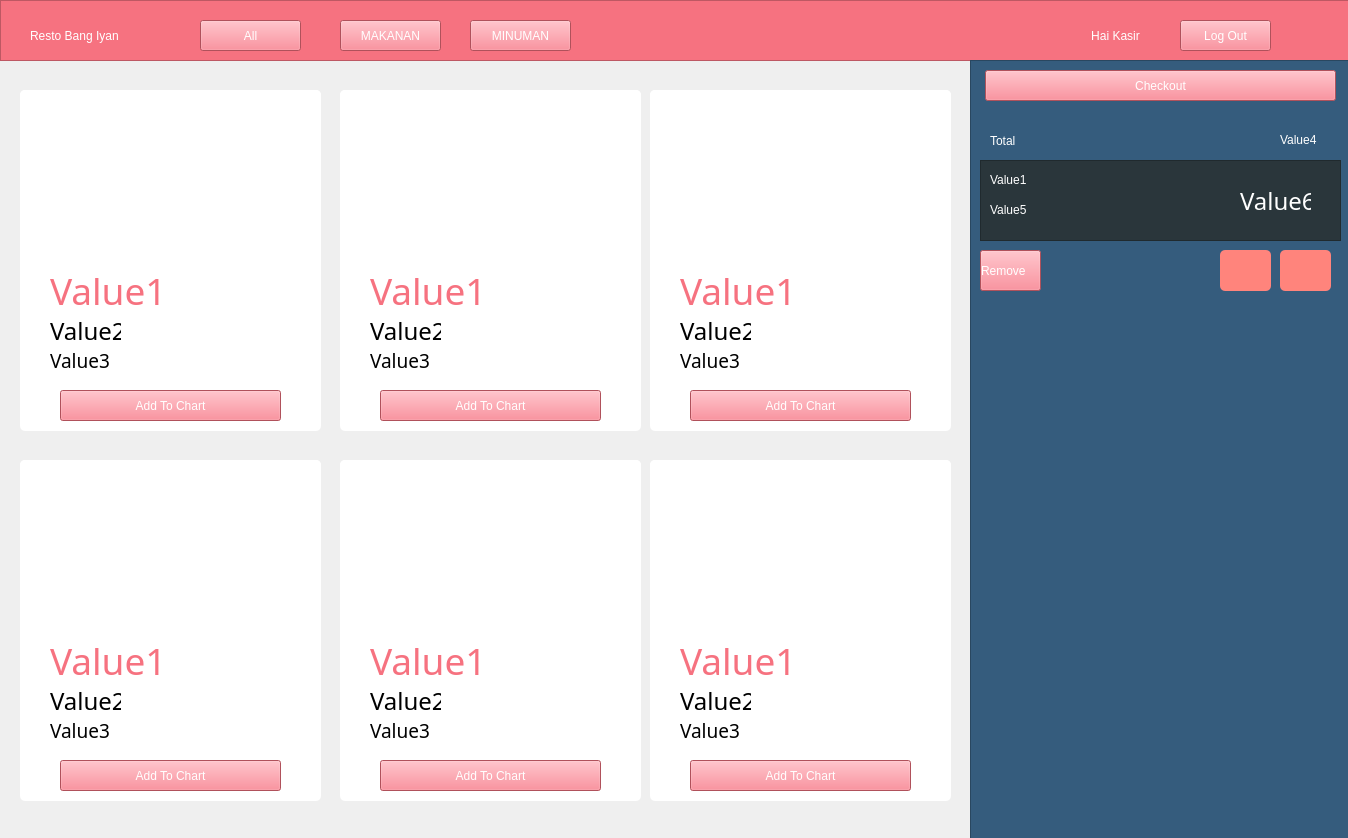
<?xml version="1.0" encoding="UTF-8"?>
<ui version="4.0">
 <class>Form</class>
 <widget class="QWidget" name="Form">
  <property name="geometry">
   <rect>
    <x>0</x>
    <y>0</y>
    <width>1348</width>
    <height>838</height>
   </rect>
  </property>
  <property name="windowTitle">
   <string>Form</string>
  </property>
  <widget class="QWidget" name="verticalLayoutWidget_2">
   <property name="geometry">
    <rect>
     <x>0</x>
     <y>0</y>
     <width>1351</width>
     <height>61</height>
    </rect>
   </property>
   <layout class="QVBoxLayout" name="verticalLayout_2">
    <item>
     <widget class="QFrame" name="frame_2">
      <property name="styleSheet">
       <string notr="true">
background-color: rgb(246, 114, 128);</string>
      </property>
      <property name="frameShape">
       <enum>QFrame::StyledPanel</enum>
      </property>
      <property name="frameShadow">
       <enum>QFrame::Raised</enum>
      </property>
      <widget class="QLabel" name="label">
       <property name="geometry">
        <rect>
         <x>30</x>
         <y>20</y>
         <width>131</width>
         <height>31</height>
        </rect>
       </property>
       <property name="styleSheet">
        <string notr="true">color: rgb(255, 255, 255);
font: 18pt &quot;Bebas Neue&quot;;</string>
       </property>
       <property name="text">
        <string>Resto Bang Iyan</string>
       </property>
      </widget>
      <widget class="QLabel" name="label_2">
       <property name="geometry">
        <rect>
         <x>1050</x>
         <y>20</y>
         <width>131</width>
         <height>31</height>
        </rect>
       </property>
       <property name="styleSheet">
        <string notr="true">color: rgb(255, 255, 255);
font: 18pt &quot;Bebas Neue&quot;;</string>
       </property>
       <property name="text">
        <string>Hai Kasir</string>
       </property>
       <property name="alignment">
        <set>Qt::AlignCenter</set>
       </property>
      </widget>
      <widget class="QPushButton" name="pushButton">
       <property name="geometry">
        <rect>
         <x>1180</x>
         <y>20</y>
         <width>91</width>
         <height>31</height>
        </rect>
       </property>
       <property name="cursor">
        <cursorShape>ClosedHandCursor</cursorShape>
       </property>
       <property name="styleSheet">
        <string notr="true">QPushButton{
color: rgb(255, 255, 255);
font: 14pt &quot;Bebas Neue&quot;;
background-color: rgb(246, 114, 128);
}</string>
       </property>
       <property name="text">
        <string>Log Out</string>
       </property>
      </widget>
      <widget class="QPushButton" name="pushButton_2">
       <property name="geometry">
        <rect>
         <x>200</x>
         <y>20</y>
         <width>101</width>
         <height>31</height>
        </rect>
       </property>
       <property name="cursor">
        <cursorShape>OpenHandCursor</cursorShape>
       </property>
       <property name="styleSheet">
        <string notr="true">QPushButton{
color: rgb(255, 255, 255);
font: 14pt &quot;Bebas Neue&quot;;
background-color: rgb(246, 114, 128);
border-list:&quot;white&quot;

}</string>
       </property>
       <property name="text">
        <string>All</string>
       </property>
      </widget>
      <widget class="QPushButton" name="pushButton_3">
       <property name="geometry">
        <rect>
         <x>340</x>
         <y>20</y>
         <width>101</width>
         <height>31</height>
        </rect>
       </property>
       <property name="cursor">
        <cursorShape>OpenHandCursor</cursorShape>
       </property>
       <property name="styleSheet">
        <string notr="true">QPushButton{
color: rgb(255, 255, 255);
font: 14pt &quot;Bebas Neue&quot;;
background-color: rgb(246, 114, 128);
}</string>
       </property>
       <property name="text">
        <string>MAKANAN</string>
       </property>
      </widget>
      <widget class="QPushButton" name="pushButton_4">
       <property name="geometry">
        <rect>
         <x>470</x>
         <y>20</y>
         <width>101</width>
         <height>31</height>
        </rect>
       </property>
       <property name="cursor">
        <cursorShape>OpenHandCursor</cursorShape>
       </property>
       <property name="styleSheet">
        <string notr="true">QPushButton{
color: rgb(255, 255, 255);
font: 14pt &quot;Bebas Neue&quot;;
background-color: rgb(246, 114, 128);
}</string>
       </property>
       <property name="text">
        <string>MINUMAN</string>
       </property>
      </widget>
     </widget>
    </item>
   </layout>
  </widget>
  <widget class="QWidget" name="verticalLayoutWidget">
   <property name="geometry">
    <rect>
     <x>20</x>
     <y>90</y>
     <width>301</width>
     <height>341</height>
    </rect>
   </property>
   <layout class="QVBoxLayout" name="verticalLayout">
    <item>
     <widget class="QFrame" name="frame_4">
      <property name="styleSheet">
       <string notr="true">QFrame{
background-color: rgb(255,255,255);
border-radius:5px;
}</string>
      </property>
      <property name="frameShape">
       <enum>QFrame::StyledPanel</enum>
      </property>
      <property name="frameShadow">
       <enum>QFrame::Raised</enum>
      </property>
      <widget class="QLabel" name="label_24">
       <property name="geometry">
        <rect>
         <x>30</x>
         <y>180</y>
         <width>131</width>
         <height>41</height>
        </rect>
       </property>
       <property name="font">
        <font>
         <family>Bebas Neue</family>
         <pointsize>28</pointsize>
        </font>
       </property>
       <property name="styleSheet">
        <string notr="true">color:  rgb(246, 114, 128);</string>
       </property>
       <property name="text">
        <string>Value1</string>
       </property>
      </widget>
      <widget class="QLabel" name="label_25">
       <property name="geometry">
        <rect>
         <x>30</x>
         <y>230</y>
         <width>71</width>
         <height>21</height>
        </rect>
       </property>
       <property name="font">
        <font>
         <family>Bebas Neue</family>
         <pointsize>18</pointsize>
        </font>
       </property>
       <property name="text">
        <string>Value2</string>
       </property>
      </widget>
      <widget class="QLabel" name="label_26">
       <property name="geometry">
        <rect>
         <x>30</x>
         <y>260</y>
         <width>71</width>
         <height>21</height>
        </rect>
       </property>
       <property name="font">
        <font>
         <family>Bebas Neue</family>
         <pointsize>14</pointsize>
        </font>
       </property>
       <property name="text">
        <string>Value3</string>
       </property>
      </widget>
      <widget class="QPushButton" name="pushButton_13">
       <property name="geometry">
        <rect>
         <x>40</x>
         <y>300</y>
         <width>221</width>
         <height>31</height>
        </rect>
       </property>
       <property name="cursor">
        <cursorShape>OpenHandCursor</cursorShape>
       </property>
       <property name="styleSheet">
        <string notr="true">QPushButton{
color: rgb(255, 255, 255);
font: 14pt &quot;Bebas Neue&quot;;
background-color: rgb(246, 114, 128);
border-radius:&quot;8px&quot;;
}</string>
       </property>
       <property name="text">
        <string>Add To Chart</string>
       </property>
      </widget>
      <widget class="QLabel" name="label_27">
       <property name="geometry">
        <rect>
         <x>0</x>
         <y>0</y>
         <width>301</width>
         <height>161</height>
        </rect>
       </property>
       <property name="styleSheet">
        <string notr="true">image: url(:/newPrefix/images/mie-goreng.jpg);</string>
       </property>
       <property name="text">
        <string/>
       </property>
       <property name="pixmap">
        <pixmap>../../image/esteh.jpg</pixmap>
       </property>
      </widget>
     </widget>
    </item>
   </layout>
  </widget>
  <widget class="QWidget" name="verticalLayoutWidget_3">
   <property name="geometry">
    <rect>
     <x>340</x>
     <y>90</y>
     <width>301</width>
     <height>341</height>
    </rect>
   </property>
   <layout class="QVBoxLayout" name="verticalLayout_3">
    <item>
     <widget class="QFrame" name="frame_7">
      <property name="styleSheet">
       <string notr="true">QFrame{
background-color: rgb(255,255,255);
border-radius:5px;
}</string>
      </property>
      <property name="frameShape">
       <enum>QFrame::StyledPanel</enum>
      </property>
      <property name="frameShadow">
       <enum>QFrame::Raised</enum>
      </property>
      <widget class="QLabel" name="label_28">
       <property name="geometry">
        <rect>
         <x>30</x>
         <y>180</y>
         <width>131</width>
         <height>41</height>
        </rect>
       </property>
       <property name="font">
        <font>
         <family>Bebas Neue</family>
         <pointsize>28</pointsize>
        </font>
       </property>
       <property name="styleSheet">
        <string notr="true">color:  rgb(246, 114, 128);</string>
       </property>
       <property name="text">
        <string>Value1</string>
       </property>
      </widget>
      <widget class="QLabel" name="label_29">
       <property name="geometry">
        <rect>
         <x>30</x>
         <y>230</y>
         <width>71</width>
         <height>21</height>
        </rect>
       </property>
       <property name="font">
        <font>
         <family>Bebas Neue</family>
         <pointsize>18</pointsize>
        </font>
       </property>
       <property name="text">
        <string>Value2</string>
       </property>
      </widget>
      <widget class="QLabel" name="label_30">
       <property name="geometry">
        <rect>
         <x>30</x>
         <y>260</y>
         <width>71</width>
         <height>21</height>
        </rect>
       </property>
       <property name="font">
        <font>
         <family>Bebas Neue</family>
         <pointsize>14</pointsize>
        </font>
       </property>
       <property name="text">
        <string>Value3</string>
       </property>
      </widget>
      <widget class="QPushButton" name="pushButton_14">
       <property name="geometry">
        <rect>
         <x>40</x>
         <y>300</y>
         <width>221</width>
         <height>31</height>
        </rect>
       </property>
       <property name="cursor">
        <cursorShape>OpenHandCursor</cursorShape>
       </property>
       <property name="styleSheet">
        <string notr="true">QPushButton{
color: rgb(255, 255, 255);
font: 14pt &quot;Bebas Neue&quot;;
background-color: rgb(246, 114, 128);
border-radius:&quot;8px&quot;;
}</string>
       </property>
       <property name="text">
        <string>Add To Chart</string>
       </property>
      </widget>
      <widget class="QLabel" name="label_31">
       <property name="geometry">
        <rect>
         <x>0</x>
         <y>0</y>
         <width>301</width>
         <height>161</height>
        </rect>
       </property>
       <property name="styleSheet">
        <string notr="true">image: url(:/newPrefix/images/mie-goreng.jpg);</string>
       </property>
       <property name="text">
        <string/>
       </property>
       <property name="pixmap">
        <pixmap>../../image/esteh.jpg</pixmap>
       </property>
      </widget>
     </widget>
    </item>
   </layout>
  </widget>
  <widget class="QWidget" name="verticalLayoutWidget_4">
   <property name="geometry">
    <rect>
     <x>650</x>
     <y>90</y>
     <width>301</width>
     <height>341</height>
    </rect>
   </property>
   <layout class="QVBoxLayout" name="verticalLayout_5">
    <item>
     <widget class="QFrame" name="frame_8">
      <property name="styleSheet">
       <string notr="true">QFrame{
background-color: rgb(255,255,255);
border-radius:5px;
}</string>
      </property>
      <property name="frameShape">
       <enum>QFrame::StyledPanel</enum>
      </property>
      <property name="frameShadow">
       <enum>QFrame::Raised</enum>
      </property>
      <widget class="QLabel" name="label_32">
       <property name="geometry">
        <rect>
         <x>30</x>
         <y>180</y>
         <width>131</width>
         <height>41</height>
        </rect>
       </property>
       <property name="font">
        <font>
         <family>Bebas Neue</family>
         <pointsize>28</pointsize>
        </font>
       </property>
       <property name="styleSheet">
        <string notr="true">color:  rgb(246, 114, 128);</string>
       </property>
       <property name="text">
        <string>Value1</string>
       </property>
      </widget>
      <widget class="QLabel" name="label_33">
       <property name="geometry">
        <rect>
         <x>30</x>
         <y>230</y>
         <width>71</width>
         <height>21</height>
        </rect>
       </property>
       <property name="font">
        <font>
         <family>Bebas Neue</family>
         <pointsize>18</pointsize>
        </font>
       </property>
       <property name="text">
        <string>Value2</string>
       </property>
      </widget>
      <widget class="QLabel" name="label_34">
       <property name="geometry">
        <rect>
         <x>30</x>
         <y>260</y>
         <width>71</width>
         <height>21</height>
        </rect>
       </property>
       <property name="font">
        <font>
         <family>Bebas Neue</family>
         <pointsize>14</pointsize>
        </font>
       </property>
       <property name="text">
        <string>Value3</string>
       </property>
      </widget>
      <widget class="QPushButton" name="pushButton_15">
       <property name="geometry">
        <rect>
         <x>40</x>
         <y>300</y>
         <width>221</width>
         <height>31</height>
        </rect>
       </property>
       <property name="cursor">
        <cursorShape>OpenHandCursor</cursorShape>
       </property>
       <property name="styleSheet">
        <string notr="true">QPushButton{
color: rgb(255, 255, 255);
font: 14pt &quot;Bebas Neue&quot;;
background-color: rgb(246, 114, 128);
border-radius:&quot;8px&quot;;
}</string>
       </property>
       <property name="text">
        <string>Add To Chart</string>
       </property>
      </widget>
      <widget class="QLabel" name="label_35">
       <property name="geometry">
        <rect>
         <x>0</x>
         <y>0</y>
         <width>301</width>
         <height>161</height>
        </rect>
       </property>
       <property name="styleSheet">
        <string notr="true">image: url(:/newPrefix/images/mie-goreng.jpg);</string>
       </property>
       <property name="text">
        <string/>
       </property>
       <property name="pixmap">
        <pixmap>../../image/esteh.jpg</pixmap>
       </property>
      </widget>
     </widget>
    </item>
   </layout>
  </widget>
  <widget class="QWidget" name="horizontalLayoutWidget">
   <property name="geometry">
    <rect>
     <x>970</x>
     <y>60</y>
     <width>381</width>
     <height>781</height>
    </rect>
   </property>
   <layout class="QHBoxLayout" name="horizontalLayout">
    <item>
     <widget class="QFrame" name="frame">
      <property name="styleSheet">
       <string notr="true">background-color: rgb(53, 92, 125);</string>
      </property>
      <property name="frameShape">
       <enum>QFrame::StyledPanel</enum>
      </property>
      <property name="frameShadow">
       <enum>QFrame::Raised</enum>
      </property>
      <widget class="QPushButton" name="pushButton_10">
       <property name="geometry">
        <rect>
         <x>250</x>
         <y>190</y>
         <width>51</width>
         <height>41</height>
        </rect>
       </property>
       <property name="cursor">
        <cursorShape>OpenHandCursor</cursorShape>
       </property>
       <property name="styleSheet">
        <string notr="true">background-color: rgb(255, 132, 124);
image: url(:/newPrefix/images/plus.png);
border-radius:5px;</string>
       </property>
       <property name="text">
        <string/>
       </property>
      </widget>
      <widget class="QPushButton" name="pushButton_9">
       <property name="geometry">
        <rect>
         <x>310</x>
         <y>190</y>
         <width>51</width>
         <height>41</height>
        </rect>
       </property>
       <property name="cursor">
        <cursorShape>OpenHandCursor</cursorShape>
       </property>
       <property name="styleSheet">
        <string notr="true">background-color: rgb(255, 132, 124);
image: url(:/newPrefix/images/minus.png);
border-radius:5px;</string>
       </property>
       <property name="text">
        <string/>
       </property>
      </widget>
      <widget class="QPushButton" name="pushButton_7">
       <property name="geometry">
        <rect>
         <x>10</x>
         <y>190</y>
         <width>61</width>
         <height>41</height>
        </rect>
       </property>
       <property name="cursor">
        <cursorShape>PointingHandCursor</cursorShape>
       </property>
       <property name="layoutDirection">
        <enum>Qt::LeftToRight</enum>
       </property>
       <property name="styleSheet">
        <string notr="true">QPushButton{
color: rgb(255, 255, 255);
font: 14pt &quot;Bebas Neue&quot;;
background-color: rgb(246, 114, 128);
border-radius:&quot;8px&quot;;
text-align:left;
}</string>
       </property>
       <property name="text">
        <string>Remove</string>
       </property>
      </widget>
      <widget class="QFrame" name="frame_6">
       <property name="geometry">
        <rect>
         <x>10</x>
         <y>100</y>
         <width>361</width>
         <height>81</height>
        </rect>
       </property>
       <property name="styleSheet">
        <string notr="true">color: rgb(255, 255, 255);
background-color: rgb(42, 54, 59);
</string>
       </property>
       <property name="frameShape">
        <enum>QFrame::StyledPanel</enum>
       </property>
       <property name="frameShadow">
        <enum>QFrame::Raised</enum>
       </property>
       <widget class="QLabel" name="label_9">
        <property name="geometry">
         <rect>
          <x>10</x>
          <y>10</y>
          <width>61</width>
          <height>20</height>
         </rect>
        </property>
        <property name="styleSheet">
         <string notr="true">color: rgb(255, 255, 255);
font: 18pt &quot;Bebas Neue&quot;;</string>
        </property>
        <property name="text">
         <string>Value1</string>
        </property>
       </widget>
       <widget class="QLabel" name="label_10">
        <property name="geometry">
         <rect>
          <x>10</x>
          <y>40</y>
          <width>61</width>
          <height>20</height>
         </rect>
        </property>
        <property name="styleSheet">
         <string notr="true">color: rgb(255, 255, 255);
font: 18pt &quot;Bebas Neue&quot;;</string>
        </property>
        <property name="text">
         <string>Value5</string>
        </property>
       </widget>
       <widget class="QLabel" name="label_11">
        <property name="geometry">
         <rect>
          <x>260</x>
          <y>30</y>
          <width>71</width>
          <height>21</height>
         </rect>
        </property>
        <property name="font">
         <font>
          <family>Bebas Neue</family>
          <pointsize>18</pointsize>
         </font>
        </property>
        <property name="text">
         <string>Value6</string>
        </property>
       </widget>
      </widget>
      <widget class="QLabel" name="label_13">
       <property name="geometry">
        <rect>
         <x>310</x>
         <y>70</y>
         <width>61</width>
         <height>20</height>
        </rect>
       </property>
       <property name="styleSheet">
        <string notr="true">color: rgb(255, 255, 255);
font: 18pt &quot;Bebas Neue&quot;;</string>
       </property>
       <property name="text">
        <string>Value4</string>
       </property>
      </widget>
      <widget class="QLabel" name="label_12">
       <property name="geometry">
        <rect>
         <x>20</x>
         <y>70</y>
         <width>51</width>
         <height>21</height>
        </rect>
       </property>
       <property name="styleSheet">
        <string notr="true">color: rgb(255, 255, 255);
font: 18pt &quot;Bebas Neue&quot;;</string>
       </property>
       <property name="text">
        <string>Total</string>
       </property>
      </widget>
      <widget class="QPushButton" name="pushButton_8">
       <property name="geometry">
        <rect>
         <x>15</x>
         <y>10</y>
         <width>351</width>
         <height>31</height>
        </rect>
       </property>
       <property name="styleSheet">
        <string notr="true">QPushButton{
background-color: rgb(246, 114, 128);
font: 14pt &quot;Bebas Neue&quot;;
	color: rgb(255, 255, 255);
}</string>
       </property>
       <property name="text">
        <string>Checkout</string>
       </property>
      </widget>
     </widget>
    </item>
   </layout>
  </widget>
  <widget class="QWidget" name="verticalLayoutWidget_5">
   <property name="geometry">
    <rect>
     <x>20</x>
     <y>460</y>
     <width>301</width>
     <height>341</height>
    </rect>
   </property>
   <layout class="QVBoxLayout" name="verticalLayout_6">
    <item>
     <widget class="QFrame" name="frame_9">
      <property name="styleSheet">
       <string notr="true">QFrame{
background-color: rgb(255,255,255);
border-radius:5px;
}</string>
      </property>
      <property name="frameShape">
       <enum>QFrame::StyledPanel</enum>
      </property>
      <property name="frameShadow">
       <enum>QFrame::Raised</enum>
      </property>
      <widget class="QLabel" name="label_40">
       <property name="geometry">
        <rect>
         <x>30</x>
         <y>180</y>
         <width>131</width>
         <height>41</height>
        </rect>
       </property>
       <property name="font">
        <font>
         <family>Bebas Neue</family>
         <pointsize>28</pointsize>
        </font>
       </property>
       <property name="styleSheet">
        <string notr="true">color:  rgb(246, 114, 128);</string>
       </property>
       <property name="text">
        <string>Value1</string>
       </property>
      </widget>
      <widget class="QLabel" name="label_41">
       <property name="geometry">
        <rect>
         <x>30</x>
         <y>230</y>
         <width>71</width>
         <height>21</height>
        </rect>
       </property>
       <property name="font">
        <font>
         <family>Bebas Neue</family>
         <pointsize>18</pointsize>
        </font>
       </property>
       <property name="text">
        <string>Value2</string>
       </property>
      </widget>
      <widget class="QLabel" name="label_42">
       <property name="geometry">
        <rect>
         <x>30</x>
         <y>260</y>
         <width>71</width>
         <height>21</height>
        </rect>
       </property>
       <property name="font">
        <font>
         <family>Bebas Neue</family>
         <pointsize>14</pointsize>
        </font>
       </property>
       <property name="text">
        <string>Value3</string>
       </property>
      </widget>
      <widget class="QPushButton" name="pushButton_17">
       <property name="geometry">
        <rect>
         <x>40</x>
         <y>300</y>
         <width>221</width>
         <height>31</height>
        </rect>
       </property>
       <property name="cursor">
        <cursorShape>OpenHandCursor</cursorShape>
       </property>
       <property name="styleSheet">
        <string notr="true">QPushButton{
color: rgb(255, 255, 255);
font: 14pt &quot;Bebas Neue&quot;;
background-color: rgb(246, 114, 128);
border-radius:&quot;8px&quot;;
}</string>
       </property>
       <property name="text">
        <string>Add To Chart</string>
       </property>
      </widget>
      <widget class="QLabel" name="label_43">
       <property name="geometry">
        <rect>
         <x>0</x>
         <y>0</y>
         <width>301</width>
         <height>161</height>
        </rect>
       </property>
       <property name="styleSheet">
        <string notr="true">image: url(:/newPrefix/images/mie-goreng.jpg);</string>
       </property>
       <property name="text">
        <string/>
       </property>
       <property name="pixmap">
        <pixmap>../../image/esteh.jpg</pixmap>
       </property>
      </widget>
     </widget>
    </item>
   </layout>
  </widget>
  <widget class="QWidget" name="verticalLayoutWidget_6">
   <property name="geometry">
    <rect>
     <x>340</x>
     <y>460</y>
     <width>301</width>
     <height>341</height>
    </rect>
   </property>
   <layout class="QVBoxLayout" name="verticalLayout_7">
    <item>
     <widget class="QFrame" name="frame_10">
      <property name="styleSheet">
       <string notr="true">QFrame{
background-color: rgb(255,255,255);
border-radius:5px;
}</string>
      </property>
      <property name="frameShape">
       <enum>QFrame::StyledPanel</enum>
      </property>
      <property name="frameShadow">
       <enum>QFrame::Raised</enum>
      </property>
      <widget class="QLabel" name="label_44">
       <property name="geometry">
        <rect>
         <x>30</x>
         <y>180</y>
         <width>131</width>
         <height>41</height>
        </rect>
       </property>
       <property name="font">
        <font>
         <family>Bebas Neue</family>
         <pointsize>28</pointsize>
        </font>
       </property>
       <property name="styleSheet">
        <string notr="true">color:  rgb(246, 114, 128);</string>
       </property>
       <property name="text">
        <string>Value1</string>
       </property>
      </widget>
      <widget class="QLabel" name="label_45">
       <property name="geometry">
        <rect>
         <x>30</x>
         <y>230</y>
         <width>71</width>
         <height>21</height>
        </rect>
       </property>
       <property name="font">
        <font>
         <family>Bebas Neue</family>
         <pointsize>18</pointsize>
        </font>
       </property>
       <property name="text">
        <string>Value2</string>
       </property>
      </widget>
      <widget class="QLabel" name="label_46">
       <property name="geometry">
        <rect>
         <x>30</x>
         <y>260</y>
         <width>71</width>
         <height>21</height>
        </rect>
       </property>
       <property name="font">
        <font>
         <family>Bebas Neue</family>
         <pointsize>14</pointsize>
        </font>
       </property>
       <property name="text">
        <string>Value3</string>
       </property>
      </widget>
      <widget class="QPushButton" name="pushButton_18">
       <property name="geometry">
        <rect>
         <x>40</x>
         <y>300</y>
         <width>221</width>
         <height>31</height>
        </rect>
       </property>
       <property name="cursor">
        <cursorShape>OpenHandCursor</cursorShape>
       </property>
       <property name="styleSheet">
        <string notr="true">QPushButton{
color: rgb(255, 255, 255);
font: 14pt &quot;Bebas Neue&quot;;
background-color: rgb(246, 114, 128);
border-radius:&quot;8px&quot;;
}</string>
       </property>
       <property name="text">
        <string>Add To Chart</string>
       </property>
      </widget>
      <widget class="QLabel" name="label_47">
       <property name="geometry">
        <rect>
         <x>0</x>
         <y>0</y>
         <width>301</width>
         <height>161</height>
        </rect>
       </property>
       <property name="styleSheet">
        <string notr="true">image: url(:/newPrefix/images/mie-goreng.jpg);</string>
       </property>
       <property name="text">
        <string/>
       </property>
       <property name="pixmap">
        <pixmap>../../image/esteh.jpg</pixmap>
       </property>
      </widget>
     </widget>
    </item>
   </layout>
  </widget>
  <widget class="QWidget" name="verticalLayoutWidget_7">
   <property name="geometry">
    <rect>
     <x>650</x>
     <y>460</y>
     <width>301</width>
     <height>341</height>
    </rect>
   </property>
   <layout class="QVBoxLayout" name="verticalLayout_8">
    <item>
     <widget class="QFrame" name="frame_11">
      <property name="styleSheet">
       <string notr="true">QFrame{
background-color: rgb(255,255,255);
border-radius:5px;
}</string>
      </property>
      <property name="frameShape">
       <enum>QFrame::StyledPanel</enum>
      </property>
      <property name="frameShadow">
       <enum>QFrame::Raised</enum>
      </property>
      <widget class="QLabel" name="label_48">
       <property name="geometry">
        <rect>
         <x>30</x>
         <y>180</y>
         <width>131</width>
         <height>41</height>
        </rect>
       </property>
       <property name="font">
        <font>
         <family>Bebas Neue</family>
         <pointsize>28</pointsize>
        </font>
       </property>
       <property name="styleSheet">
        <string notr="true">color:  rgb(246, 114, 128);</string>
       </property>
       <property name="text">
        <string>Value1</string>
       </property>
      </widget>
      <widget class="QLabel" name="label_49">
       <property name="geometry">
        <rect>
         <x>30</x>
         <y>230</y>
         <width>71</width>
         <height>21</height>
        </rect>
       </property>
       <property name="font">
        <font>
         <family>Bebas Neue</family>
         <pointsize>18</pointsize>
        </font>
       </property>
       <property name="text">
        <string>Value2</string>
       </property>
      </widget>
      <widget class="QLabel" name="label_50">
       <property name="geometry">
        <rect>
         <x>30</x>
         <y>260</y>
         <width>71</width>
         <height>21</height>
        </rect>
       </property>
       <property name="font">
        <font>
         <family>Bebas Neue</family>
         <pointsize>14</pointsize>
        </font>
       </property>
       <property name="text">
        <string>Value3</string>
       </property>
      </widget>
      <widget class="QPushButton" name="pushButton_19">
       <property name="geometry">
        <rect>
         <x>40</x>
         <y>300</y>
         <width>221</width>
         <height>31</height>
        </rect>
       </property>
       <property name="cursor">
        <cursorShape>OpenHandCursor</cursorShape>
       </property>
       <property name="styleSheet">
        <string notr="true">QPushButton{
color: rgb(255, 255, 255);
font: 14pt &quot;Bebas Neue&quot;;
background-color: rgb(246, 114, 128);
border-radius:&quot;8px&quot;;
}</string>
       </property>
       <property name="text">
        <string>Add To Chart</string>
       </property>
      </widget>
      <widget class="QLabel" name="label_51">
       <property name="geometry">
        <rect>
         <x>0</x>
         <y>0</y>
         <width>301</width>
         <height>161</height>
        </rect>
       </property>
       <property name="styleSheet">
        <string notr="true">image: url(:/newPrefix/images/mie-goreng.jpg);</string>
       </property>
       <property name="text">
        <string/>
       </property>
       <property name="pixmap">
        <pixmap>../../image/esteh.jpg</pixmap>
       </property>
      </widget>
     </widget>
    </item>
   </layout>
  </widget>
 </widget>
 <resources/>
 <connections/>
</ui>
